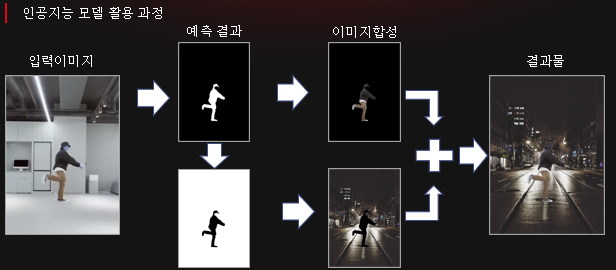
#> input picture Project/StopMotion/image.PNG, 616 x 270 px, given in place of 20221201_105040_1.mp4, which was not available
$ jupyter execute --allow-errors videoslice.ipynb   (text cells are left out)
#> lines starting #> are read from the running program, lines starting #| are printed output that depends on the picture; pictures that were not available may be replaced by others from this repository, and a replacement may not be noted
[cell 1]
from google.colab import drive
drive.mount('/content/drive')

import os, shutil, glob, cv2, tqdm
import numpy as np
import matplotlib.pyplot as plt
import tensorflow as tf
import keras
import keras.backend as K
import pickle

[cell 2]
vidcap = cv2.VideoCapture('/content/drive/MyDrive/newstudy/mulimedia/20221201_105040_1.mp4')
success,image = vidcap.read()
#> image is the input picture: shape (270, 616, 3); mean B, G, R 57.1, 56.8, 58.8

count = 1
success = True

while 1:
  success,image = vidcap.read()
  if (success):
    print(image.shape)
#| (270, 616, 3)
  else:
    break
  #image = cv2.cvtColor(image, cv2.COLOR_BGR2RGB)
  image = cv2.resize(image, (960,640))
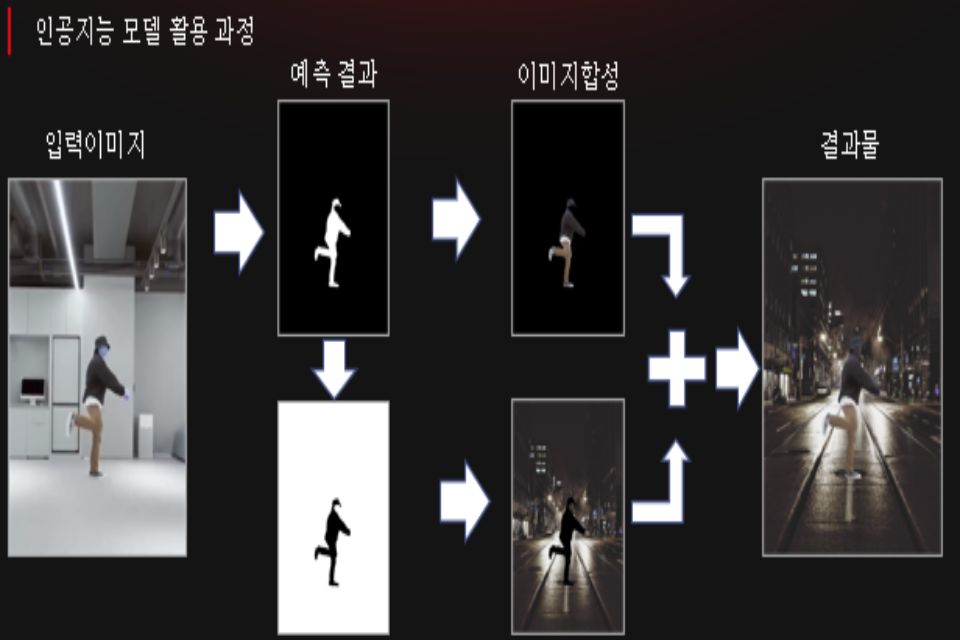
#> image: shape (640, 960, 3); mean B, G, R 57, 56.7, 58.7
  #image = cv2.add(image, (-30, -30, -30,0))
  #image[image<0] = 0

  cv2.imwrite("/content/drive/MyDrive/newstudy/mulimedia/originalimg/%d.png" % count, image)
  print("saved image %d.png" % count)

  if cv2.waitKey(10) == 27:
#> (key Esc is pressed here)
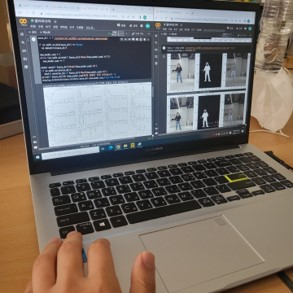
#> input picture Project/StopMotion/img/1.jpg, 293 x 293 px, given in place of 1.png, which was not available
#> further down, imageA is the input picture: shape (293, 293, 3); mean B, G, R 100.9, 107, 115.2
#> `grayA = cv2.cvtColor(imageA, cv2.COLOR_BGR2GRAY)`:
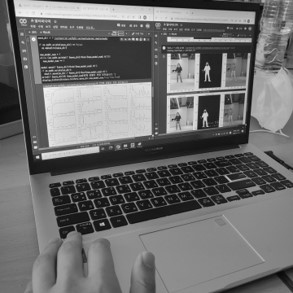
#> grayA: shape (293, 293); min 6, max 250, mean 108.8
      break
  count += 1

[cell 3]
from skimage.metrics import structural_similarity
import argparse
import imutils
import cv2

# construct the argument parse and parse the arguments

# load the two input images
#> (the rest of this cell did not finish here and is left out)

[cell 4]
#배경 이미지 확인
mask = cv2.imread('/content/drive/MyDrive/newstudy/mulimedia/backo.png')
#> (the rest of this cell did not finish here and is left out)

[cell 5]
#함수

# [5 lines left out: function saveSlice, not called in this run]


def normalizemask(img):
    img = cv2.inRange(img, np.array([226,226,226]), np.array([255,255,255]))
    return (img/255)

# [10 lines left out: function display, not called in this run]

[cell 6]
#마스크 파일 흰 부분만 저장하기
cnt = 0
for index, filename in enumerate(sorted(glob.iglob('/content/drive/MyDrive/newstudy/mulimedia/originalmask/*.png'))):
    m = cv2.imread(filename)
    mask = normalizemask(m)
    print(filename,mask.shape,np.max(mask))
    saveSlice(mask[:,:], os.path.basename(filename), '/content/drive/MyDrive/newstudy/mulimedia/mask')
    display([mask])
    shutil.copy(f'/content/drive/MyDrive/newstudy/mulimedia/originalimg/{os.path.basename(filename)}',f'/content/drive/MyDrive/newstudy/mulimedia/img/{os.path.basename(filename)}')
    cnt+=1
print(str(cnt)+'개의 이미지를 마스킹 해냈습니다.')

[cell 7]


def read_image(path):
  x = cv2.imread(path, cv2.IMREAD_COLOR)
  #x = cv2.cvtColor(x, cv2.COLOR_BGR2RGB)
  x = cv2.resize(x, (IMAGE_WIDTH,IMAGE_HEIGHT))
  x = x / 255.0
  x = x.astype(np.float32)
  return x


# [48 lines left out: functions predict_img, DiceBCELoss, IoULoss, FocalLoss, not called in this run]

def Focal_IoU(y_true, y_pred):
  return FocalLoss(y_true,y_pred) + IoULoss(y_true, y_pred)

losses = {'DiceBCELoss': DiceBCELoss,'Focal_IoU':Focal_IoU}

#> (a cell that did not finish here is left out)

[cell 9]
vidcap = cv2.VideoCapture('/content/drive/MyDrive/newstudy/mulimedia/20221201_105040_1.mp4')
#> (the rest of this cell did not finish here and is left out)

#> (a cell that did not finish here is left out)

[cell 11]
filter = 0.5
filtered_maks = mask
#> (the rest of this cell did not finish here and is left out)

[cell 12]
frame_array  = []
#> (the rest of this cell did not finish here and is left out)

[cell 13]
allframe=618
sec=20
for i in range(1,allframe//2+1):
  for j in range(i+1,2*i):
    n=1
    sum=0
    while(n<=allframe):
      if (n%i ==0 or n%j==0):
        sum+=1
      n+=1
    if (sum/sec<=5 and sum/sec>=5 ):
      print(i,j,sum , sum/sec) #나온장수 ,프레임수
